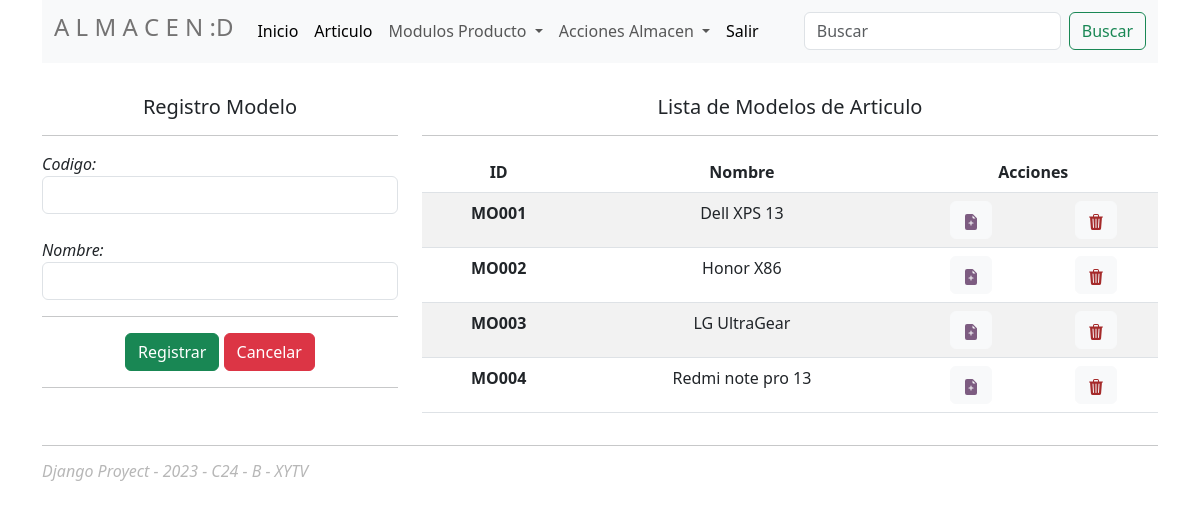
Page /modelo on the committed database.
### Almacen/models.py (models this page shows, shortened)
class Modelo(models.Model):
    codigo=models.CharField(primary_key=True, max_length=6)
    nombre=models.CharField(max_length=60)

### Almacen/views.py (the view)
# urls.py: path('modelo',views.modelo,name='modelo'),
def modelo(request):
    modelos = Modelo.objects.all()
    context = {"modelos":modelos}
    return render(request, template_gestion_modelo,context)

### Almacen/templates/articulo/modelo/GestionModelo.html (shortened to what this page needs)
{% extends 'base/index.html' %}
{% block content %}
<div class="row pt-3">
    <div class="col-4 pt-3">
        <h5 class=" text-center">Registro Modelo</h5>
        <hr>
        <form action="/modelo/registrarmodelo" method="post">
            <div class="row">
                <div class="col">
                    <div>
                        <label><em>Codigo:</em></label>
                        <input type="text" name="txtCodigo" class="form-control">
                    </div><br>
                    <div>
                        <label><em>Nombre:</em></label>
                        <input type="text" name="txtNombre" class="form-control">
                    </div>
                </div>
            </div>
            <hr>
            <div class="text-center d-grid gap-2 d-md-block">
                <button class="btn btn-success" type="submit">Registrar</button>
                <button class="btn btn-danger" type="reset">Cancelar</button>
            </div>
            <hr>
        </form>
    </div>
    <div class="col-8 pt-3 text-center">
        <h5>Lista de Modelos de Articulo</h5>
        <hr>
        <table class="table table-striped table-hover">
            <thead>
                <tr>
                    <th scope="col">ID</th>
                    <th scope="col">Nombre</th>
                    <th scope="col" colspan="2">Acciones</th>
                </tr>
            </thead>
            <tbody>
                {% for mod in modelos %}
                <tr>
                    <th scope="row">{{mod.codigo}}</th>
                    <td>{{mod.nombre}}</td>
                    <td>
                        <button type="button" class="btn btn-light">
                            <a class="editar" href="/modelo/edicionmodelo/{{mod.codigo}}">
                            </a>
                        </button>
                    </td>
                    <td>
                        <button type="button" class="btn btn-light">
                            <a class="eliminar" href="/modelo/eliminarmodelo/{{mod.codigo}}">
                            </a>
                        </button>
                    </td>
                </tr>
                {% endfor %}
            </tbody>
        </table>
    </div>
</div>
{% endblock %}

### Almacen/static/css/style.css (style rules this page uses)
.editar { text-decoration: none; color: rgb(125, 92, 129); }
.eliminar { text-decoration: none; color: brown; }

### rows in the picture
Modelo: codigo "MO001", nombre "Dell XPS 13"
Modelo: codigo "MO002", nombre "Honor X86"
Modelo: codigo "MO003", nombre "LG UltraGear"
Modelo: codigo "MO004", nombre "Redmi note pro 13"
